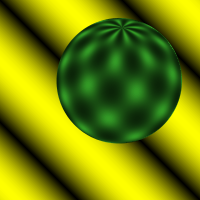
#> input picture CV/week11/sphere0.png, 200 x 200 px; the run also reads 1 picture not shown here
$ jupyter execute week11.ipynb
#> lines starting #> are read from the running program, lines starting #| are printed output that depends on the picture
[cell 1]
import cv2
import numpy as np
import matplotlib.pyplot as plt

[cell 2]
img0 = cv2.imread("sphere0.png")
#> img0 is the input picture: shape (200, 200, 3); mean B, G, R 5.8, 134, 117.1
img1 = cv2.imread("sphere1.png")

[cell 3]
img0_gray = cv2.cvtColor(img0, cv2.COLOR_BGR2GRAY)
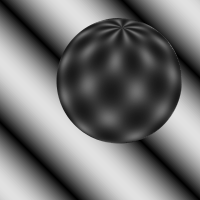
#> img0_gray: shape (200, 200); min 0, max 225, mean 114.4
img1_gray = cv2.cvtColor(img1, cv2.COLOR_BGR2GRAY)

[cell 4]
harrisresponse = cv2.cornerHarris(np.float32(img0_gray),2,3,0.04)
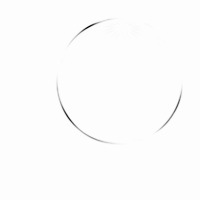
#> harrisresponse: shape (200, 200) float32; min -38141588, max 267422, mean -111625.3; drawn with min black and max white

[cell 5]
corner_idx = harrisresponse > 0.01*harrisresponse.max()
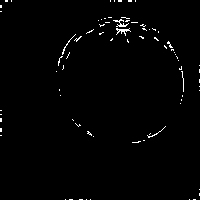
#> corner_idx: shape (200, 200) bool; 1.2% white in thin lines or dots

[cell 6]
corner_idx

[cell 7]
y_coords, x_coords = np.where(corner_idx)
#> y_coords = 492 values from 0 to 199; x_coords = 492 values, max 199 at index 339, min 0 at index 30, mean 114.9

# (y, x)를 (x, y) 순서의 (N, 2) 배열로 결합
corners_to_track_xy = np.column_stack((x_coords, y_coords))
#> corners_to_track_xy = 492 pairs, first value 0 to 199, second value 0 to 199

# LK 함수 입력 형식 (N, 1, 2) 및 float32로 변환
corners_to_track = corners_to_track_xy.astype(np.float32).reshape(-1, 1, 2)
#> corners_to_track = 492 rows, first 8: [5, 0], [6, 0], [7, 0], [11, 0], [110, 0], [114, 0], [118, 0], [119, 0]

lk_params = dict(
            winSize=(15, 15),
            maxLevel=2,
            criteria=(cv2.TERM_CRITERIA_EPS | cv2.TERM_CRITERIA_COUNT, 10, 0.03)
        )

p1, st, err = cv2.calcOpticalFlowPyrLK(
            img0_gray,
            img1_gray,
            corners_to_track, # 변환된 좌표 목록 사용
            None,
            **lk_params
        )
#> p1 = 492 rows, first 8: [5, 0], [6, 0], [7, 0], [11, 0], [110, 0.0144], [114, 0.0168], [118, 0.0262], [119, 0.0285]; st = 492 values from 1 to 1; err = 492 values, max 5.79 at index 218, min 0 at index 0, mean 2.53

[cell 8]
good_new = p1[st == 1]
#> good_new has the same summary as corners_to_track_xy
good_old = corners_to_track[st == 1]
#> good_old has the same summary as corners_to_track_xy

mask = np.zeros_like(img0)

for i, (new, old) in enumerate(zip(good_new, good_old)):
    a, b = int(new[0]), int(new[1])
#> a = 5; b = 0
    c, d = int(old[0]), int(old[1])
#> c = 5; d = 0

    mask = cv2.line(mask, (a, b), (c, d), (255, 0, 0), 2)
    # img0_bgr이 아닌 img1_bgr (두 번째 이미지)에 점을 찍어야 함
    # (실수 정정) 원본 코드를 img1_bgr로 수정합니다.
    img1_bgr_vis = cv2.imread("sphere1.png") # 시각화용 새 이미지 로드
    img1_bgr_vis = cv2.circle(img1_bgr_vis, (a, b), 5, (0, 0, 255), -1)
#> img1_bgr_vis: shape (200, 200, 3); mean B, G, R 5.8, 134, 117.4
output_img = cv2.add(img1_bgr_vis, mask)
output_img_rgb = cv2.cvtColor(output_img, cv2.COLOR_BGR2RGB)

plt.figure(figsize=(10, 6))
plt.imshow(output_img_rgb)
plt.title("LK Tracking (from Harris Boolean Mask)")
plt.axis('off')
plt.show()
